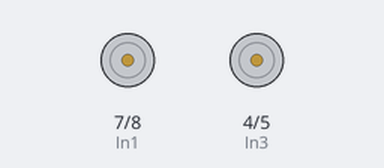
Bench run of a sketch on a simulated Arduino Uno, built with avr-gcc and run on an emulated ATmega328P. Parts: motor-driver pin pairs drawn as motors (green arrow = first pin HIGH = forward, orange = second pin HIGH = backward, longer = more drive, scaled by the enable pin).

Above: at 0.1 s.
At 5.1 s:
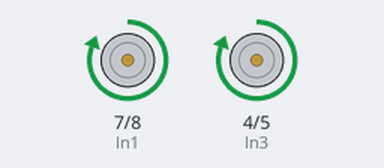
At 26.1 s:
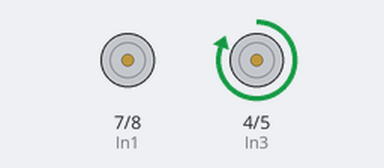
Timing chart, 0 to 30.5 s (numbered marks = the images above):
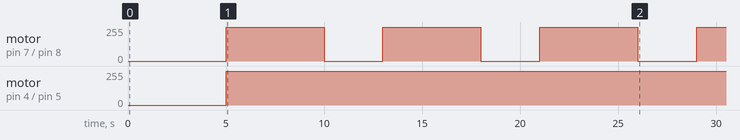

The sketch:

car_square.ino
```cpp
// Car square program : goes forward for 5 seconds and then turns left (repeats 4 times)
// To get a 90 degree turn, use trial and error to determine number of milliseconds


//initializing the pins
int In1 = 7;
int In2 = 8;
int EnA = 9;
int In3 = 4;
int In4 = 5;
int EnB = 6;


void setup() {

  // initializes serial connection at 9600 bits per second
  Serial.begin(9600);

  // setting pins to output
  pinMode(In1, OUTPUT);
  pinMode(In2, OUTPUT);
  pinMode(EnA, OUTPUT);
  pinMode(In3, OUTPUT);
  pinMode(In4, OUTPUT);
  pinMode(EnB, OUTPUT);
  delay(5000); // delaying five seconds to allow for setup

}

void loop() {

  // storing number of milliseconds passed since start of program in int variable time
    int time = millis();

    // goes forward for 5 seconds
  if( time < 10000 && time > 5000) {
    digitalWrite(In1, HIGH);
    digitalWrite(In2, LOW);
    digitalWrite(In3, HIGH);
    digitalWrite(In4, LOW);
    analogWrite(EnA, 255);
    analogWrite(EnB, 255);
  }

  // turns left for 3 seconds -- change number of seconds based on surface to get 90 degree turn
  if( time < 13000 && time > 10000) {
    digitalWrite(In1, HIGH);
    digitalWrite(In2, LOW);
    digitalWrite(In3, HIGH);
    digitalWrite(In4, LOW);
    analogWrite(EnA, 0);
    analogWrite(EnB, 255);
  }
  // goes forward for 5 seconds
    if( time < 18000 && time > 13000) {
    digitalWrite(In1, HIGH);
    digitalWrite(In2, LOW);
    digitalWrite(In3, HIGH);
    digitalWrite(In4, LOW);
    analogWrite(EnA, 255);
    analogWrite(EnB, 255);
  }

  // turns left for 3 seconds -- change number of seconds based on surface to get 90 degree turn
  if( time < 21000 && time > 18000) {
    digitalWrite(In1, HIGH);
    digitalWrite(In2, LOW);
    digitalWrite(In3, HIGH);
    digitalWrite(In4, LOW);
    analogWrite(EnA, 0);
    analogWrite(EnB, 255);
  }
  // goes forward for 5 seconds
    if( time < 26000 && time > 21000) {
    digitalWrite(In1, HIGH);
    digitalWrite(In2, LOW);
    digitalWrite(In3, HIGH);
    digitalWrite(In4, LOW);
    analogWrite(EnA, 255);
    analogWrite(EnB, 255);
  }

  // turns left for 3 seconds -- change number of seconds based on surface to get 90 degree turn
  if( time < 29000 && time > 26000) {
    digitalWrite(In1, HIGH);
    digitalWrite(In2, LOW);
    digitalWrite(In3, HIGH);
    digitalWrite(In4, LOW);
    analogWrite(EnA, 0);
    analogWrite(EnB, 255);
  }
  // goes forward for 5 seconds
    if( time < 34000 && time > 29000) {
    digitalWrite(In1, HIGH);
    digitalWrite(In2, LOW);
    digitalWrite(In3, HIGH);
    digitalWrite(In4, LOW);
    analogWrite(EnA, 255);
    analogWrite(EnB, 255);
  }

  // turns left for 3 seconds -- change number of seconds based on surface to get 90 degree turn
  if( time < 37000 && time > 34000) {
    digitalWrite(In1, HIGH);
    digitalWrite(In2, LOW);
    digitalWrite(In3, HIGH);
    digitalWrite(In4, LOW);
    analogWrite(EnA, 0);
    analogWrite(EnB, 255);
  }

  // stops the car
  if( time > 37000) {
    digitalWrite(In1, LOW);
    digitalWrite(In2, LOW);
    digitalWrite(In3, LOW);
    digitalWrite(In4, LOW);
  }

}
```

Measured:
- by itself, motor on pin 4 (In3) / pin 5 (In4): stopped → forward 255/255 at 5.0 s
- by itself, motor on pin 7 (In1) / pin 8 (In2): alternates forward 255/255 for 5.0 s and stopped for 3.0 s, 7 changes in all, then stays forward 255/255
